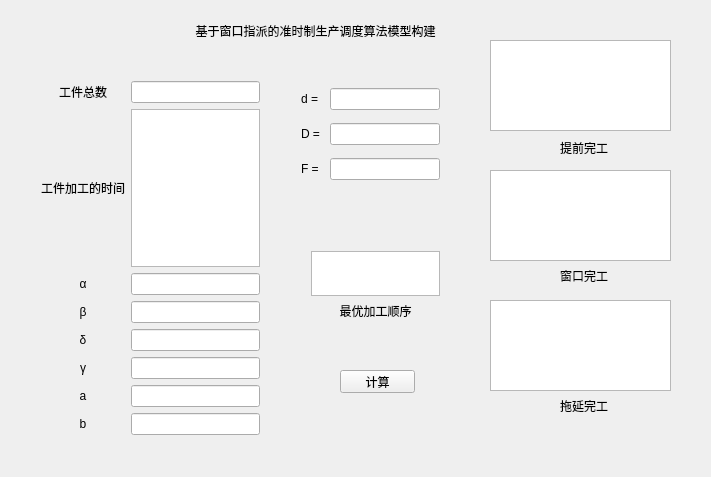
<?xml version="1.0" encoding="UTF-8"?>
<ui version="4.0">
 <class>Widget</class>
 <widget class="QWidget" name="Widget">
  <property name="geometry">
   <rect>
    <x>0</x>
    <y>0</y>
    <width>711</width>
    <height>477</height>
   </rect>
  </property>
  <property name="windowTitle">
   <string>Widget</string>
  </property>
  <widget class="QLabel" name="title">
   <property name="geometry">
    <rect>
     <x>80</x>
     <y>20</y>
     <width>471</width>
     <height>21</height>
    </rect>
   </property>
   <property name="text">
    <string>基于窗口指派的准时制生产调度算法模型构建</string>
   </property>
   <property name="alignment">
    <set>Qt::AlignCenter</set>
   </property>
  </widget>
  <widget class="QLabel" name="label_10">
   <property name="geometry">
    <rect>
     <x>560</x>
     <y>140</y>
     <width>51</width>
     <height>16</height>
    </rect>
   </property>
   <property name="text">
    <string>提前完工</string>
   </property>
  </widget>
  <widget class="QLabel" name="label_11">
   <property name="geometry">
    <rect>
     <x>560</x>
     <y>270</y>
     <width>54</width>
     <height>12</height>
    </rect>
   </property>
   <property name="text">
    <string>窗口完工</string>
   </property>
  </widget>
  <widget class="QLabel" name="label_12">
   <property name="geometry">
    <rect>
     <x>560</x>
     <y>400</y>
     <width>54</width>
     <height>12</height>
    </rect>
   </property>
   <property name="text">
    <string>拖延完工</string>
   </property>
  </widget>
  <widget class="QPushButton" name="pushButton">
   <property name="geometry">
    <rect>
     <x>340</x>
     <y>370</y>
     <width>75</width>
     <height>23</height>
    </rect>
   </property>
   <property name="text">
    <string>计算</string>
   </property>
  </widget>
  <widget class="QListWidget" name="before_listWidget">
   <property name="geometry">
    <rect>
     <x>490</x>
     <y>40</y>
     <width>181</width>
     <height>91</height>
    </rect>
   </property>
  </widget>
  <widget class="QListWidget" name="on_listWidget">
   <property name="geometry">
    <rect>
     <x>490</x>
     <y>170</y>
     <width>181</width>
     <height>91</height>
    </rect>
   </property>
  </widget>
  <widget class="QListWidget" name="delay_listWidget">
   <property name="geometry">
    <rect>
     <x>490</x>
     <y>300</y>
     <width>181</width>
     <height>91</height>
    </rect>
   </property>
  </widget>
  <widget class="QWidget" name="layoutWidget">
   <property name="geometry">
    <rect>
     <x>30</x>
     <y>70</y>
     <width>241</width>
     <height>376</height>
    </rect>
   </property>
   <layout class="QGridLayout" name="gridLayout">
    <item row="0" column="0">
     <widget class="QLabel" name="num_label">
      <property name="text">
       <string>工件总数</string>
      </property>
      <property name="alignment">
       <set>Qt::AlignCenter</set>
      </property>
     </widget>
    </item>
    <item row="0" column="1">
     <widget class="QLineEdit" name="num_lineedit"/>
    </item>
    <item row="1" column="0">
     <widget class="QLabel" name="piece_time_label">
      <property name="text">
       <string>工件加工的时间</string>
      </property>
     </widget>
    </item>
    <item row="1" column="1">
     <widget class="QTextEdit" name="piece_time_textedit"/>
    </item>
    <item row="2" column="0">
     <widget class="QLabel" name="label">
      <property name="text">
       <string>α</string>
      </property>
      <property name="alignment">
       <set>Qt::AlignCenter</set>
      </property>
     </widget>
    </item>
    <item row="2" column="1">
     <widget class="QLineEdit" name="alpha_lineEdit"/>
    </item>
    <item row="3" column="0">
     <widget class="QLabel" name="label_2">
      <property name="text">
       <string>β</string>
      </property>
      <property name="alignment">
       <set>Qt::AlignCenter</set>
      </property>
     </widget>
    </item>
    <item row="3" column="1">
     <widget class="QLineEdit" name="beta_lineEdit"/>
    </item>
    <item row="4" column="0">
     <widget class="QLabel" name="label_3">
      <property name="text">
       <string>δ</string>
      </property>
      <property name="alignment">
       <set>Qt::AlignCenter</set>
      </property>
     </widget>
    </item>
    <item row="4" column="1">
     <widget class="QLineEdit" name="delta_lineEdit"/>
    </item>
    <item row="5" column="0">
     <widget class="QLabel" name="label_4">
      <property name="text">
       <string>γ</string>
      </property>
      <property name="alignment">
       <set>Qt::AlignCenter</set>
      </property>
     </widget>
    </item>
    <item row="5" column="1">
     <widget class="QLineEdit" name="gamma_lineEdit"/>
    </item>
    <item row="6" column="0">
     <widget class="QLabel" name="label_5">
      <property name="text">
       <string>a</string>
      </property>
      <property name="alignment">
       <set>Qt::AlignCenter</set>
      </property>
     </widget>
    </item>
    <item row="6" column="1">
     <widget class="QLineEdit" name="a_lineEdit"/>
    </item>
    <item row="7" column="0">
     <widget class="QLabel" name="label_6">
      <property name="text">
       <string>b</string>
      </property>
      <property name="alignment">
       <set>Qt::AlignCenter</set>
      </property>
     </widget>
    </item>
    <item row="7" column="1">
     <widget class="QLineEdit" name="b_lineEdit"/>
    </item>
   </layout>
  </widget>
  <widget class="QWidget" name="layoutWidget">
   <property name="geometry">
    <rect>
     <x>290</x>
     <y>70</y>
     <width>161</width>
     <height>131</height>
    </rect>
   </property>
   <layout class="QGridLayout" name="gridLayout_2">
    <item row="0" column="0">
     <widget class="QLabel" name="label_7">
      <property name="text">
       <string>d =</string>
      </property>
     </widget>
    </item>
    <item row="0" column="1">
     <widget class="QLineEdit" name="d_lineEdit">
      <property name="readOnly">
       <bool>true</bool>
      </property>
     </widget>
    </item>
    <item row="1" column="0">
     <widget class="QLabel" name="label_8">
      <property name="text">
       <string>D = </string>
      </property>
     </widget>
    </item>
    <item row="1" column="1">
     <widget class="QLineEdit" name="D_lineEdit">
      <property name="readOnly">
       <bool>true</bool>
      </property>
     </widget>
    </item>
    <item row="2" column="0">
     <widget class="QLabel" name="label_9">
      <property name="text">
       <string>F =</string>
      </property>
     </widget>
    </item>
    <item row="2" column="1">
     <widget class="QLineEdit" name="F_lineEdit">
      <property name="readOnly">
       <bool>true</bool>
      </property>
     </widget>
    </item>
   </layout>
  </widget>
  <widget class="QWidget" name="">
   <property name="geometry">
    <rect>
     <x>300</x>
     <y>240</y>
     <width>151</width>
     <height>91</height>
    </rect>
   </property>
   <layout class="QVBoxLayout" name="verticalLayout">
    <item>
     <widget class="QTextEdit" name="good_textEdit"/>
    </item>
    <item>
     <widget class="QLabel" name="label_13">
      <property name="text">
       <string>最优加工顺序</string>
      </property>
      <property name="alignment">
       <set>Qt::AlignCenter</set>
      </property>
     </widget>
    </item>
   </layout>
  </widget>
 </widget>
 <layoutdefault spacing="6" margin="11"/>
 <resources/>
 <connections/>
</ui>
